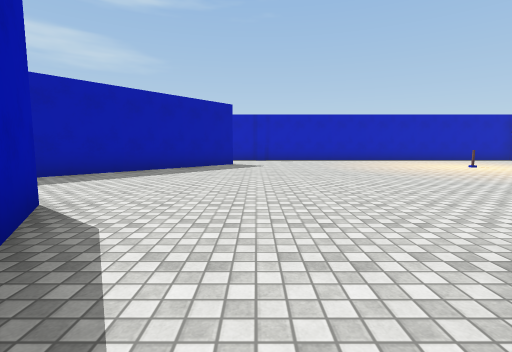
view 1 (above)

12 first-person views from a walk through a 3-D level made in the Unity game engine. The camera is 1.3 m above the floor, tilts 6° down and sees 85° across. The floor is counted in squares, 2 m on a side. Each view is taken from the middle of a square. On the plan, view 1 faces up. The plan holds only what a view shows up to about 9 squares ahead; the rest is blank. The place goes on beyond the plan. The player is left out. Surface patterns are stand-ins for the level's own textures.

view 2
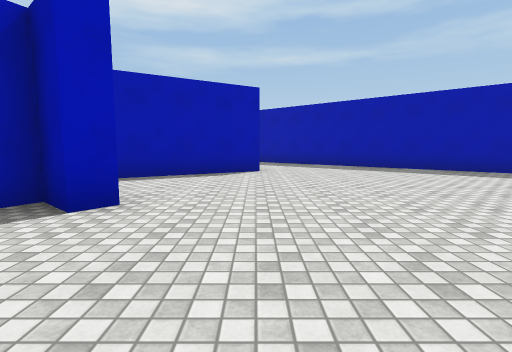

view 3
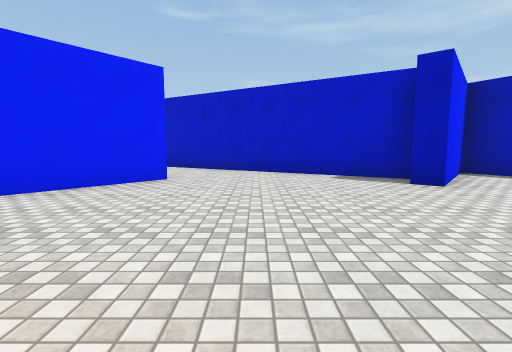

view 4
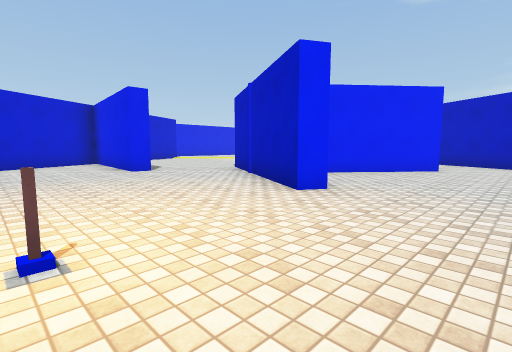

view 5
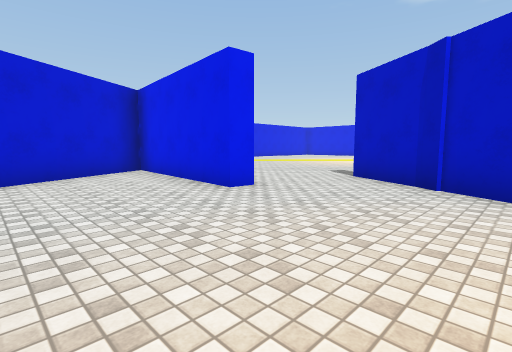

view 6
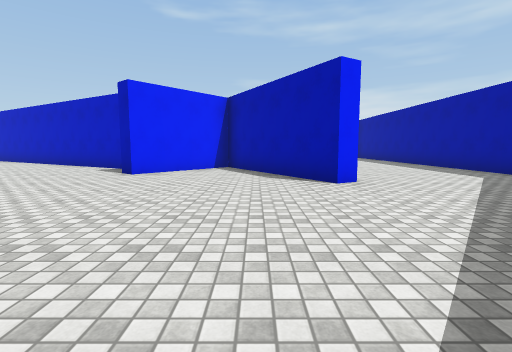

view 7
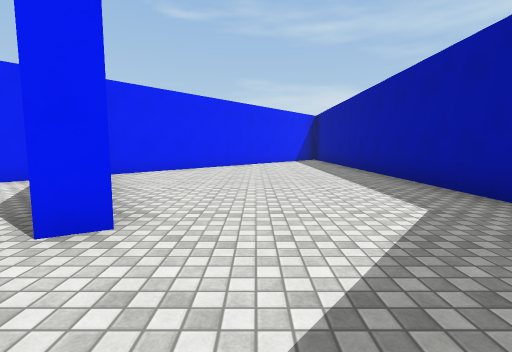

view 8
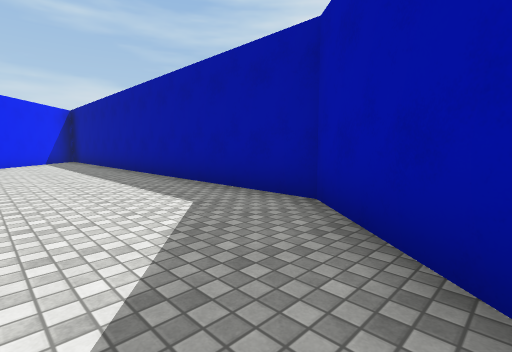

view 9
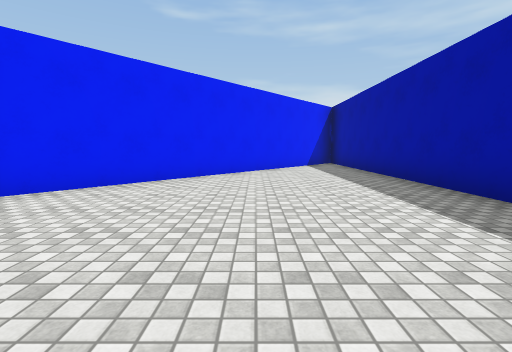

view 10
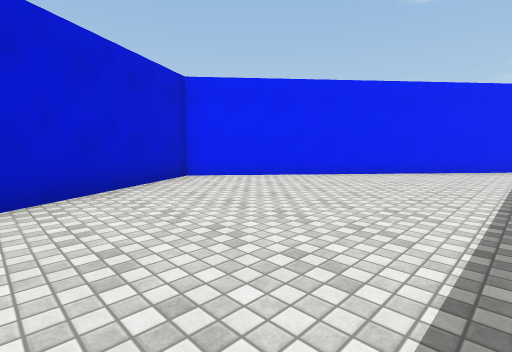

view 11
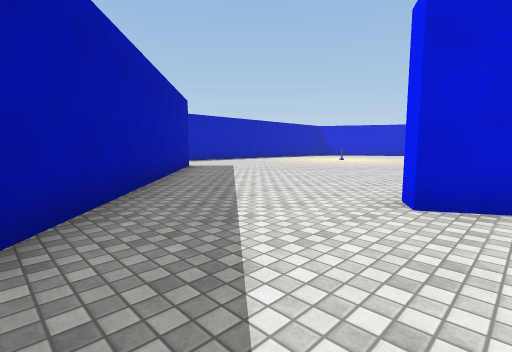

view 12
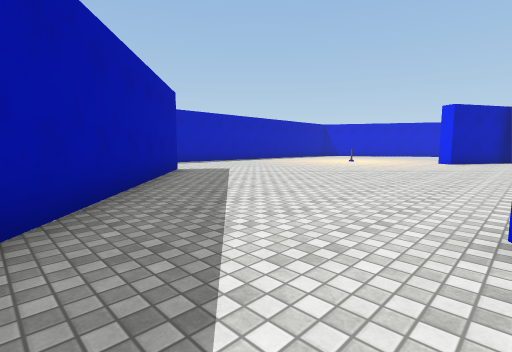

### Floor plan
Points are (right, up) in squares from view 1. A wall is a line through its corners. A room is listed if a view was taken in it or the views show most of it. See-through windows are left out.
Room 1 (views 1, 2, 3, 4, 5, 6)
walls: (7.2, 5.2) (7.5, 5.6) (10.2, 4.1); (6.7, 0.4) (8.8, 2.8); (10, 4.3) (10.4, 3.9); (12.4, 6.1) (16.8, 5.8) (15, 8.8); (-2.4, 3.1) (-0.1, -0.9) (1.9, 1.5) (2.3, 1.2) (1.7, 0.5) (6, -2); (-1.6, 9.5) (-4.5, 6.1)
ways out: opening at (-3.5, 4.5) to room 2; opening at (7.5, -1); opening at (11.7, 5)
objects: other object (7, 9)
Room 2 (views 7, 8, 9, 10, 11, 12)
walls: (-5.6, -7.5) (-0.5, -1.4) (-2.9, 2.8) (-2.4, 3.1); (-4.5, 6.1) (-7, 3.1) (-7, -7.1)
ways out: opening at (-3.5, 4.5) to room 1

Positions as (right, up) in squares from view 1, and headings:
1: (0, 0), facing up
2: (5, 3), facing left
3: (5, 6), facing down
4: (5, 9), facing down-right
5: (9, 9), facing down-right
6: (-1, 8), facing down
7: (-4, 5), facing down
8: (-4, 5), facing down-left
9: (-4, 2), facing down
10: (-6, 2), facing down-right
11: (-6, 2), facing up-right
12: (-5, 3), facing up-right
